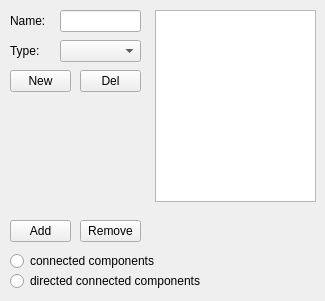
       <widget class="QWidget" name="ClassificationTab">
        <property name="sizePolicy">
         <sizepolicy hsizetype="Preferred" vsizetype="Expanding">
          <horstretch>0</horstretch>
          <verstretch>0</verstretch>
         </sizepolicy>
        </property>
        <attribute name="title">
         <string>&amp;Classification</string>
        </attribute>
        <widget class="QLabel" name="label_47">
         <property name="geometry">
          <rect>
           <x>10</x>
           <y>10</y>
           <width>41</width>
           <height>22</height>
          </rect>
         </property>
         <property name="text">
          <string>Name:</string>
         </property>
        </widget>
        <widget class="QLineEdit" name="text_ScaleBarPos_2">
         <property name="geometry">
          <rect>
           <x>60</x>
           <y>10</y>
           <width>81</width>
           <height>22</height>
          </rect>
         </property>
        </widget>
        <widget class="QLabel" name="label_48">
         <property name="geometry">
          <rect>
           <x>10</x>
           <y>40</y>
           <width>41</width>
           <height>22</height>
          </rect>
         </property>
         <property name="text">
          <string>Type:</string>
         </property>
        </widget>
        <widget class="QComboBox" name="comboBox_Coloring_2">
         <property name="geometry">
          <rect>
           <x>60</x>
           <y>40</y>
           <width>81</width>
           <height>22</height>
          </rect>
         </property>
        </widget>
        <widget class="QListWidget" name="listWidget">
         <property name="geometry">
          <rect>
           <x>155</x>
           <y>10</y>
           <width>161</width>
           <height>192</height>
          </rect>
         </property>
        </widget>
        <widget class="QPushButton" name="pushButton_2">
         <property name="geometry">
          <rect>
           <x>10</x>
           <y>70</y>
           <width>61</width>
           <height>22</height>
          </rect>
         </property>
         <property name="text">
          <string>New</string>
         </property>
        </widget>
        <widget class="QPushButton" name="pushButton_3">
         <property name="geometry">
          <rect>
           <x>80</x>
           <y>70</y>
           <width>61</width>
           <height>22</height>
          </rect>
         </property>
         <property name="text">
          <string>Del</string>
         </property>
        </widget>
        <widget class="QPushButton" name="pushButton_4">
         <property name="geometry">
          <rect>
           <x>10</x>
           <y>220</y>
           <width>61</width>
           <height>22</height>
          </rect>
         </property>
         <property name="text">
          <string>Add</string>
         </property>
        </widget>
        <widget class="QPushButton" name="pushButton_5">
         <property name="geometry">
          <rect>
           <x>80</x>
           <y>220</y>
           <width>61</width>
           <height>22</height>
          </rect>
         </property>
         <property name="text">
          <string>Remove</string>
         </property>
        </widget>
        <widget class="QRadioButton" name="radioBtn_full3D_2">
         <property name="geometry">
          <rect>
           <x>10</x>
           <y>250</y>
           <width>181</width>
           <height>22</height>
          </rect>
         </property>
         <property name="text">
          <string>connected components</string>
         </property>
        </widget>
        <widget class="QRadioButton" name="radioBtn_full3D_3">
         <property name="geometry">
          <rect>
           <x>10</x>
           <y>270</y>
           <width>241</width>
           <height>22</height>
          </rect>
         </property>
         <property name="text">
          <string>directed connected components</string>
         </property>
        </widget>
       </widget>
